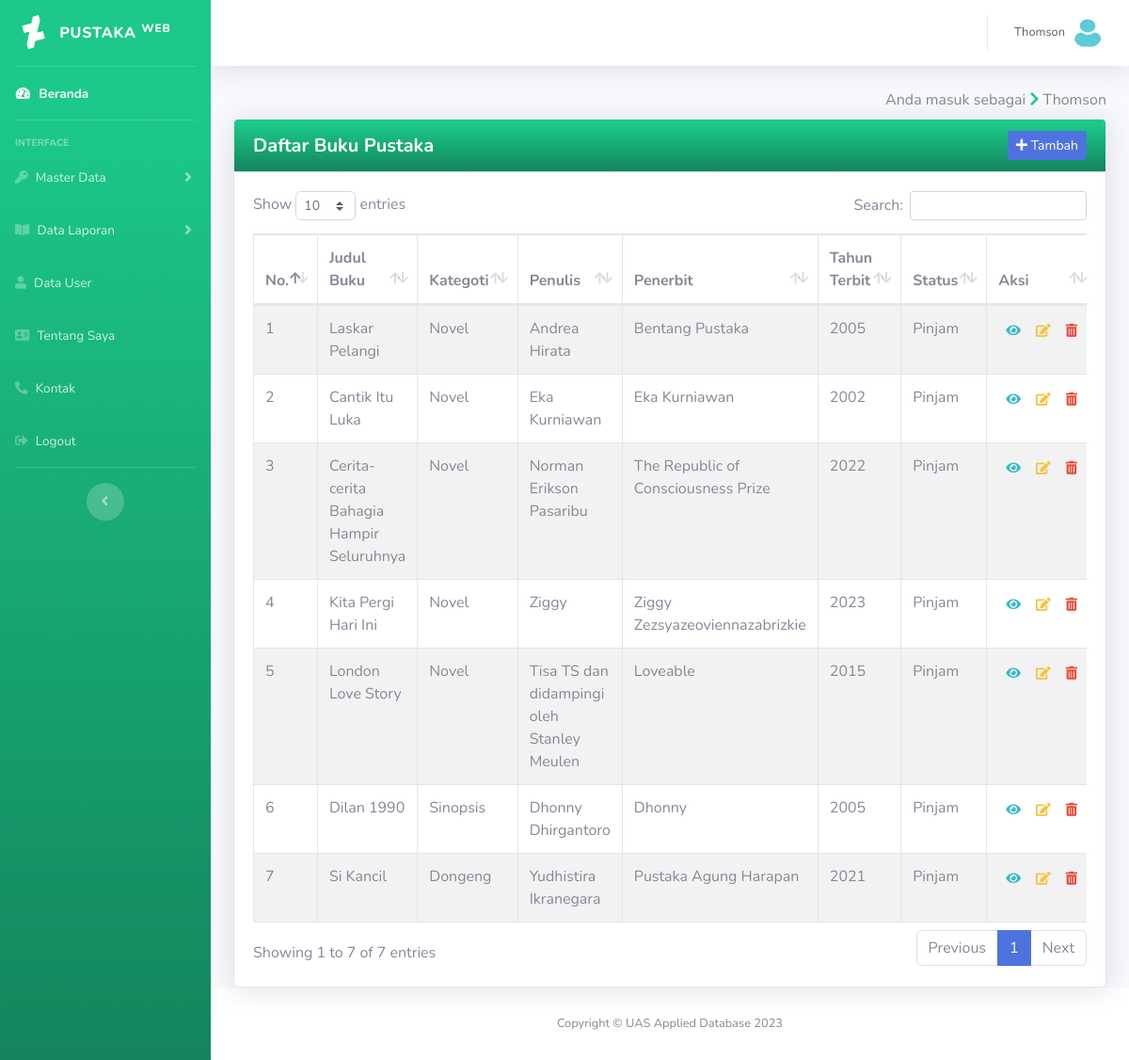
/daftar_buku.php (signed in), run on the app's committed database.
### tables this page shows
CREATE TABLE `tb_buku` (
  `isbn` int(11) NOT NULL,
  `judul_buku` varchar(50) NOT NULL,
  `kategori` varchar(50) NOT NULL,
  `penulis` varchar(50) NOT NULL,
  `penerbit` varchar(50) NOT NULL,
  `tahun_terbit` varchar(50) NOT NULL,
  `status` varchar(50) NOT NULL
);

### daftar_buku.php (the view, shortened to what this page needs)
<!DOCTYPE html>
<html lang="en">
<head>
    <link href="Assets/vendor/fontawesome-free/css/all.min.css" rel="stylesheet" type="text/css">
    <link href="Assets/css/sb-admin-2.css" rel="stylesheet">
    <link rel="stylesheet" href="Assets/custom/style.css">
    <link href="Assets/vendor/datatables/dataTables.bootstrap4.min.css" rel="stylesheet">
</head>
<body id="page-top">
    <div id="wrapper">
        <ul class="navbar-nav bg-gradient-success sidebar sidebar-dark accordion" id="accordionSidebar">
            <a class="sidebar-brand d-flex align-items-center justify-content-center" href="index.php">
                <div class="sidebar-brand-icon rotate-n-15">
                    <i class="fab fa-deviantart"></i>
                </div>
                <div class="sidebar-brand-text mx-3">Pustaka <sup>Web</sup></div>
            </a>
            <hr class="sidebar-divider my-0">
            <li class="nav-item active">
                <a class="nav-link" href="index.php">
                    <i class="fas fa-fw fa-tachometer-alt"></i>
                    <span>Beranda</span></a>
            </li>
            <hr class="sidebar-divider">
            <div class="sidebar-heading">
                Interface
            </div>
            <li class="nav-item">
                <a class="nav-link collapsed" href="#" data-toggle="collapse" data-target="#collapseTwo" aria-expanded="true" aria-controls="collapseTwo">
                    <i class="fas fa-key"></i>
                    <span>Master Data</span>
                </a>
            </li>
            <li class="nav-item">
                <a class="nav-link collapsed" href="#" data-toggle="collapse" data-target="#collapseUtilities" aria-expanded="true" aria-controls="collapseUtilities">
                    <i class="fas fa-book-open"></i>
                    <span>Data Laporan</span>
                </a>
            </li>
            <li class="nav-item">
                <a class="nav-link collapsed" href="user.php">
                    <i class="fas fa-user"></i>
                    <span>Data User</span>
                </a>
            </li>
            <li class="nav-item">
                <a class="nav-link collapsed" href="tentang.php">
                    <i class="fas fa-address-card"></i>
                    <span>Tentang Saya</span>
                </a>
            </li>
            <li class="nav-item">
                <a class="nav-link collapsed" href="kontak.php">
                    <i class="fas fa-phone-alt"></i>
                    <span>Kontak</span>
                </a>
            </li>
            <li class="nav-item">
                <a class="nav-link" href="logout.php">
                    <i class="fas fa-sign-out-alt"></i>
                    <span>Logout</span>
                </a>
            </li>
            <hr class="sidebar-divider d-none d-md-block">
            <div class="text-center d-none d-md-inline">
                <button class="rounded-circle border-0" id="sidebarToggle"></button>
            </div>
        </ul>
        <div id="content-wrapper" class="d-flex flex-column">
            <div id="content">
                <nav class="navbar navbar-expand navbar-light bg-white topbar mb-4 static-top shadow">
                    <ul class="navbar-nav ml-auto">
                        <li class="nav-item dropdown no-arrow">
                            <a class="nav-link dropdown-toggle" href="#" id="userDropdown" role="button" data-toggle="dropdown" aria-haspopup="true" aria-expanded="false">
                                <span class="mr-2 d-none d-lg-inline text-gray-800 small"><?php echo $_SESSION['username']; ?></span>
                                <img class="img-profile rounded-circle" src="images/user.png">
                            </a>
                        </li>
                    </ul>
                </nav>
                <div class="container-fluid">
                    <div class="d-sm-flex align-items-end justify-content-end mb-2 mr-0 text-decoration-underline">
                        <p class="mb-0 text-gray-600 text-decoration-underline">Anda masuk sebagai <i class="fas fa-chevron-right text-success"></i> <?php echo $_SESSION['username'] ?></p>
                    </div>
                    <div class="row">
                        <div class="col-lg-12">
                            <div class="card shadow">
                                <div class="card-header bg-gradient-success bg-gradient-success d-flex align-items-center justify-content-between">
                                    <h5 class="text-white m-0 font-weight-bold text-underline">Daftar Buku Pustaka</h5>
                                    <button type="button" class="btn btn-primary btn-sm" data-toggle="modal" data-target="#modalTambah">
                                        <i class="fas fa-plus"></i> Tambah
                                    </button>
                                </div>
                                <div class="card-body">
                                    <div class="table-responsive">
                                        <table id="dataTable" class="table table-bordered table-striped table-hover" width="100%" cellspacing="0">
                                            <thead>
                                                <tr>
                                                    <th>No.</th>
                                                    <th>Judul Buku</th>
                                                    <th>Kategoti</th>
                                                    <th>Penulis</th>
                                                    <th>Penerbit</th>
                                                    <th>Tahun Terbit</th>
                                                    <th>Status</th>
                                                    <th>Aksi</th>
                                                </tr>
                                            </thead>
                                            <tbody>
                                                <?php
                                                include 'config/koneksi.php';
                                                $sql = "SELECT * FROM tb_buku";
                                                $query = mysqli_query($koneksi, $sql);
                                                $no = 0;
                                                while ($data = mysqli_fetch_array($query)) {
                                                    $no++;
                                                ?>
                                                    <tr>
                                                        <td><?= $no ?></td>
                                                        <td><?= $data['judul_buku'] ?></td>
                                                        <td><?= $data['kategori'] ?></td>
                                                        <td><?= $data['penulis'] ?></td>
                                                        <td><?= $data['penerbit'] ?></td>
                                                        <td><?= $data['tahun_terbit'] ?></td>
                                                        <td><?= $data['status'] ?></td>
                                                        <td class="d-flex align-items-center justify-content-between">
                                                            <a href="#" type="button" class="btn-sm btn-custom" data-toggle="modal" data-target="#modalDetail<?php echo $data['isbn']; ?>">
                                                                <span class="fas fa-eye text-info"></span>
                                                            </a>
                                                            <a href="#" type="button" class="btn-sm btn-custom" data-toggle="modal" data-target="#modalEdit<?php echo $data['isbn']; ?>">
                                                                <span class="fas fa-edit text-warning"></span>
                                                            </a>
                                                            <a href="view/hapus_buku.php?isbn=<?php echo $data['isbn'] ?>" class="btn-sm btn-custom">
                                                                <span class="fas fa-trash-alt text-danger"></span>
                                                            </a>
                                                        </td>
                                                    </tr>
                                                    <div class="modal fade" id="modalTambah" tabindex="-1" role="dialog" aria-labelledby="exampleModalLabel" aria-hidden="true">
                                                    <?php } ?>
                                            </tbody>
                                        </table>
                                    </div>
                                </div>
                            </div>
                        </div>
                    </div>
                </div>
                <footer class="sticky-footer bg-white">
                    <div class="container my-auto">
                        <div class="copyright text-center my-auto">
                            <span>Copyright &copy; UAS Applied Database 2023</span>
                        </div>
                    </div>
                </footer>
            </div>
        </div>
</body>
</html>

### Assets/custom/style.css (style rules this page uses)
.btn-custom { transition: transform 0.25s ease-in-out; }

### data on the page
tb_buku: judul_buku "Laskar Pelangi", kategori "Novel", penulis "Andrea Hirata", penerbit "Bentang Pustaka", tahun_terbit "2005", status "Pinjam"
tb_buku: judul_buku "Cantik Itu Luka", kategori "Novel", penulis "Eka Kurniawan", penerbit "Eka Kurniawan", tahun_terbit "2002", status "Pinjam"
tb_buku: judul_buku "Cerita-cerita Bahagia Hampir Seluruhnya", kategori "Novel", penulis "Norman Erikson Pasaribu", penerbit "The Republic of Consciousness Prize", tahun_terbit "2022", status "Pinjam"
tb_buku: judul_buku "Kita Pergi Hari Ini", kategori "Novel", penulis "Ziggy", penerbit "Ziggy Zezsyazeoviennazabrizkie", tahun_terbit "2023", status "Pinjam"
tb_buku: judul_buku "London Love Story", kategori "Novel", penulis "Tisa TS dan didampingi oleh Stanley Meulen", penerbit "Loveable", tahun_terbit "2015", status "Pinjam"
tb_buku: judul_buku "Dilan 1990", kategori "Sinopsis", penulis "Dhonny Dhirgantoro", penerbit "Dhonny", tahun_terbit "2005", status "Pinjam"
tb_buku: judul_buku "Si Kancil", kategori "Dongeng", penulis "Yudhistira Ikranegara", penerbit "Pustaka Agung Harapan", tahun_terbit "2021", status "Pinjam"

### other printed values
$_SESSION['username'] "Thomson"
